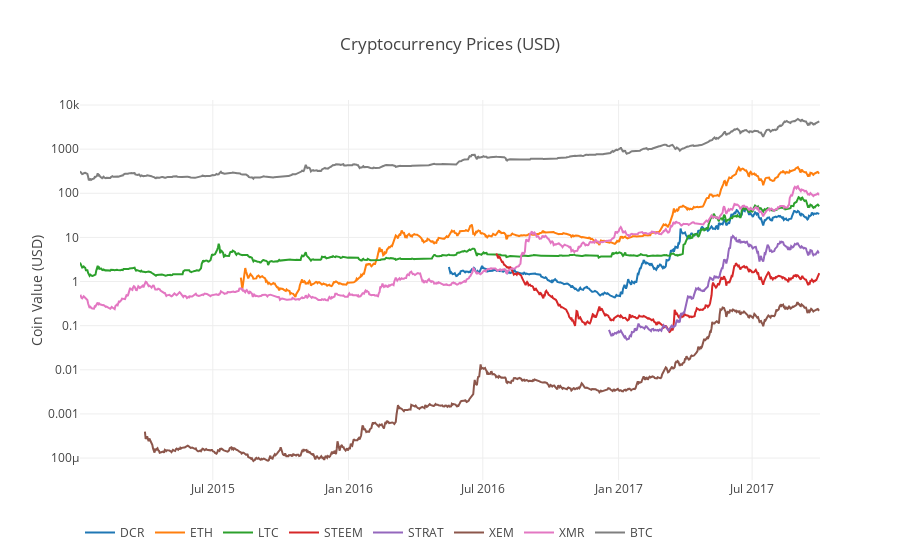

Notebook code cell kept with this figure:
### Code cell
df_scatter(combined_df, 'Cryptocurrency Prices (USD)', seperate_y_axis=False, y_axis_label='Coin Value (USD)', scale='log')

### Figure 1 — Plotly figure (JSON) as saved in the notebook; plotly's stock layout.template omitted (floating-point values rounded to 4 significant figures; data arrays with more than 128 entries replaced by an {"elided": "..."} marker saying what was removed)
{"data": [{"name": "DCR", "type": "scatter", "visible": "visible", "x": {"elided": "1004 str values"}, "y": {"elided": "1004 float values"}}, {"name": "ETH", "type": "scatter", "visible": "visible", "x": {"elided": "1004 str values"}, "y": {"elided": "1004 float values"}}, {"name": "LTC", "type": "scatter", "visible": "visible", "x": {"elided": "1004 str values"}, "y": {"elided": "1004 float values"}}, {"name": "STEEM", "type": "scatter", "visible": "visible", "x": {"elided": "1004 str values"}, "y": {"elided": "1004 float values"}}, {"name": "STRAT", "type": "scatter", "visible": "visible", "x": {"elided": "1004 str values"}, "y": {"elided": "1004 float values"}}, {"name": "XEM", "type": "scatter", "visible": "visible", "x": {"elided": "1004 str values"}, "y": {"elided": "1004 float values"}}, {"name": "XMR", "type": "scatter", "visible": "visible", "x": {"elided": "1004 str values"}, "y": {"elided": "1004 float values"}}, {"name": "BTC", "type": "scatter", "visible": "visible", "x": {"elided": "1004 str values"}, "y": {"elided": "1004 float values"}}], "layout": {"legend": {"orientation": "h"}, "title": "Cryptocurrency Prices (USD)", "xaxis": {"type": "date"}, "yaxis": {"showticklabels": true, "title": "Coin Value (USD)", "type": "log"}}}
